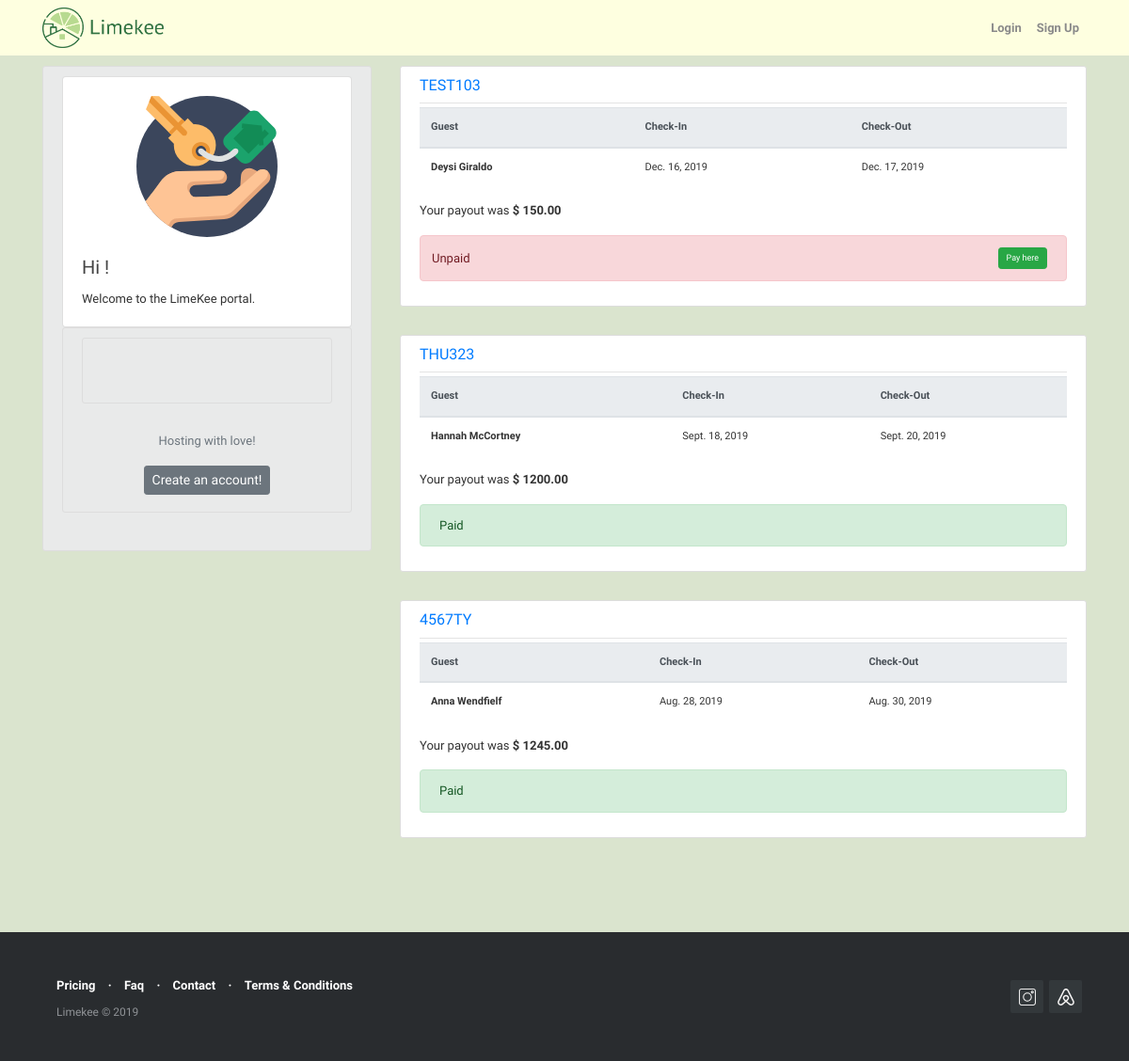
Before: /reservation/user/Julieta with the older database file.
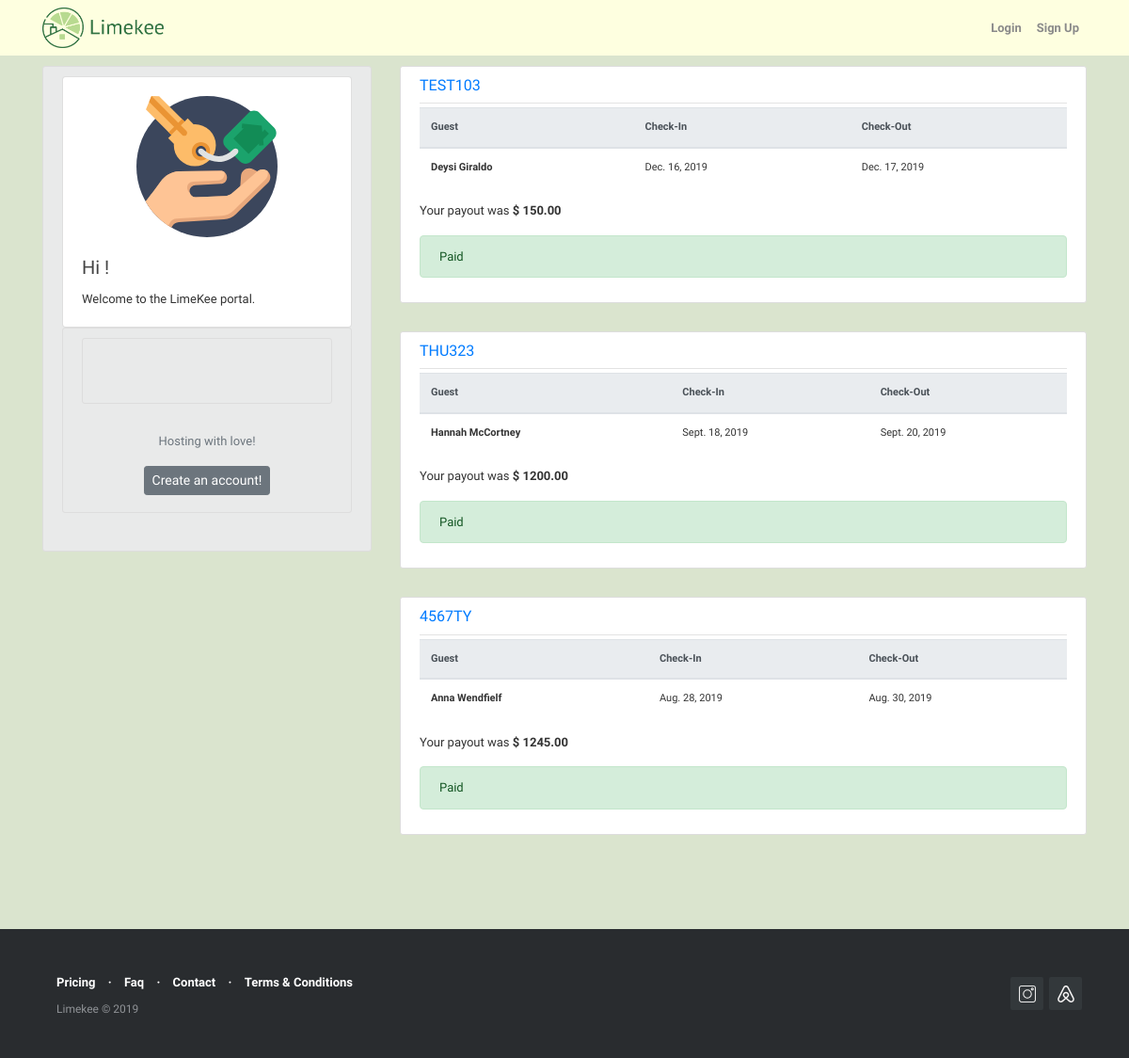
After: the same page with the newer database file.
### reservations/models.py (models this page shows, shortened)
class Reservations(models.Model):
    confirmation_code = models.CharField(max_length=12, primary_key=True)
    host = models.ForeignKey(User, on_delete=models.CASCADE)
    guest = models.CharField(max_length=120)
    check_in = models.DateField(default=date.today)
    check_out = models.DateField(default=date.today)
    price = models.DecimalField(decimal_places=2, max_digits=1000)
    limekee_fee = models.DecimalField(decimal_places=2, max_digits=1000, blank=True, null=False, default=0)
    cleaning_fee = models.DecimalField (decimal_places=2, max_digits=1000, blank=True, null=False, default=0)
    extra_fee = models.DecimalField (decimal_places=2, max_digits=1000, blank=True, null=False, default=0)
    total_due = models.DecimalField( decimal_places=2, max_digits=1000, default=0)
    notes = models.TextField(blank=True,null=False)
    paid = models.BooleanField(default=False)
    @property
    def total_due(self):
        return (self.limekee_fee + self.cleaning_fee + self.extra_fee)
    class Meta:
        permissions = [
            ("create_reservation", "Can create new reservation"),
        ]

### reservations/views.py (the view)
# urls.py: path('user/<str:username>', UserReservationListView.as_view(), name='user-reservations'),
class UserReservationListView(ListView):
    model = Reservations
    template_name = 'reservations/reservations_list.html'
    context_object_name = 'reservations'
    paginate_by = 4
    def get_queryset(self):
        self.user = get_object_or_404(User, username = self.kwargs.get('username'))
        return Reservations.objects.filter(host=self.user).order_by('-check_in')

### reservations/templates/reservations/reservations_list.html (shortened to what this page needs)
{% extends "blog/base.html" %}
{% block content %}
  {% if reservations %}
      {% for reservation in reservations %}
        <article class="media content-section">
            <div class="media-body">
                <div class="article-metadata">
                  <h6 class="article-title"> <a class="mr-2" href="{% url 'reservation-detail' reservation.pk %}">  {{ reservation.confirmation_code }}</a></h6>
                </div>
                <div class="table-responsive" style="font-size:11px">
                <table class="table table-hover">
                    <thead class="thead-light">
                        <tr>
                            <th scope="col">Guest</th>
                            <th scope="col">Check-In</th>
                            <th scope="col">Check-Out</th>
                        </tr>
                    </thead>
                    <tbody>
                        <tr>
                            <th scope="row">{{ reservation.guest }}</th>
                            <td>{{ reservation.check_in }}</td>
                            <td>{{ reservation.check_out }}</td>
                       </tr>
                   </tbody>
               </table>
               </div>
               <p class="article-content">  Your payout was <strong>$ {{ reservation.price }}</strong></p>
               {% if reservation.paid  %}
               <div class="alert alert-success" role="alert">
                  Paid
               </div>
               {% else %}
	       <div class="d-flex align-items-center bd-highlight justify-content-between alert alert-danger p-1" role="alert">
                      <div class="p-2 bd-highlight">
                          Unpaid
                      </div>
                      <div class="p-2 bd-highlight">
                        <a class="mr-2" href="{% url 'reservation-detail' reservation.pk %}">
                            <button type="button" class="btn btn-success btn-sm" style="font-size:9px">Pay here</button>
                        </a>
                      </div>
                </div>
               {% endif %}
            </div>
        </article>
      {% endfor %}
  {% else %}
    <div class="alert alert-info" role="alert"> <h4 class="alert-heading">Huh ! </h4>Currently, you don't have any reservations registered with Limekee. <br> Your property manager will update shortly.</div>
  {% endif %}
{% endblock content %}

Changed rows visible on the page:
changed Reservations "TEST103": paid "Unpaid Pay here" → "Paid"
